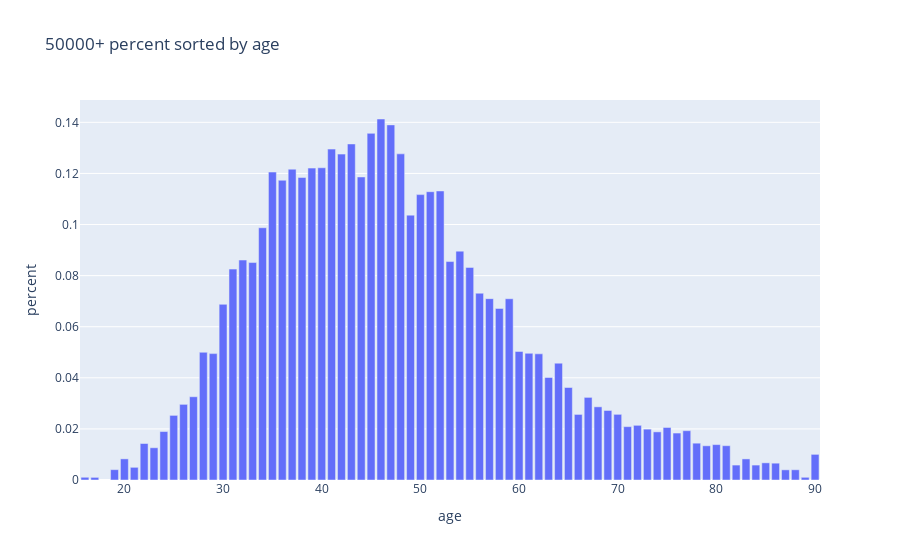

This figure's notebook cell:
### Code cell
age_count = train_data['age'].value_counts().reset_index()
age_count.columns = [
    'age', 
    'count'
]

age_positive_percent = train_data[train_data['total_person_income'] == ' 50000+.']['age'].value_counts().reset_index()
age_positive_percent.columns = [
    'age', 
    'percent'
]

age_positive_percent['percent'] /= age_count['count']
fig = px.bar(
    age_positive_percent, 
    x='age', 
    y='percent',  
    title='50000+ percent sorted by age', 
)

fig.show()

### Figure 1 — Plotly figure (JSON) as saved in the notebook; plotly's stock layout.template omitted (floating-point values rounded to 4 significant figures)
{"data": [{"alignmentgroup": "True", "hovertemplate": "age=%{x}<br>percent=%{y}<extra></extra>", "legendgroup": "", "marker": {"color": "#636efa"}, "name": "", "offsetgroup": "", "orientation": "v", "showlegend": false, "textposition": "auto", "type": "bar", "x": [47, 46, 45, 43, 41, 42, 48, 40, 37, 39, 35, 38, 44, 36, 52, 51, 50, 49, 34, 54, 53, 32, 33, 31, 55, 56, 57, 59, 30, 58, 60, 62, 28, 29, 61, 64, 63, 65, 67, 27, 26, 68, 69, 66, 70, 25, 72, 71, 74, 77, 73, 75, 24, 76, 78, 80, 22, 79, 81, 23, 90, 83, 20, 86, 85, 82, 84, 21, 87, 88, 19, 17, 89, 16], "xaxis": "x", "y": [0.139, 0.1413, 0.1357, 0.1315, 0.1295, 0.1276, 0.1277, 0.1222, 0.1217, 0.1221, 0.1205, 0.1184, 0.1186, 0.1173, 0.1131, 0.1129, 0.1117, 0.1037, 0.09874, 0.08959, 0.08551, 0.0861, 0.08512, 0.08256, 0.08322, 0.07311, 0.07099, 0.07095, 0.06877, 0.06715, 0.05032, 0.04939, 0.05, 0.04948, 0.0496, 0.04573, 0.04016, 0.03621, 0.03234, 0.03259, 0.02961, 0.02865, 0.02721, 0.02567, 0.0257, 0.02529, 0.0214, 0.02088, 0.01884, 0.0193, 0.01991, 0.02056, 0.01897, 0.01838, 0.01441, 0.01385, 0.01429, 0.01339, 0.01343, 0.01262, 0.01004, 0.008257, 0.008272, 0.006585, 0.006718, 0.005842, 0.005842, 0.004965, 0.00398, 0.004004, 0.004044, 0.001027, 0.001058, 0.001066], "yaxis": "y"}], "layout": {"barmode": "relative", "legend": {"tracegroupgap": 0}, "title": {"text": "50000+ percent sorted by age"}, "xaxis": {"anchor": "y", "domain": [0, 1], "title": {"text": "age"}}, "yaxis": {"anchor": "x", "domain": [0, 1], "title": {"text": "percent"}}}}
